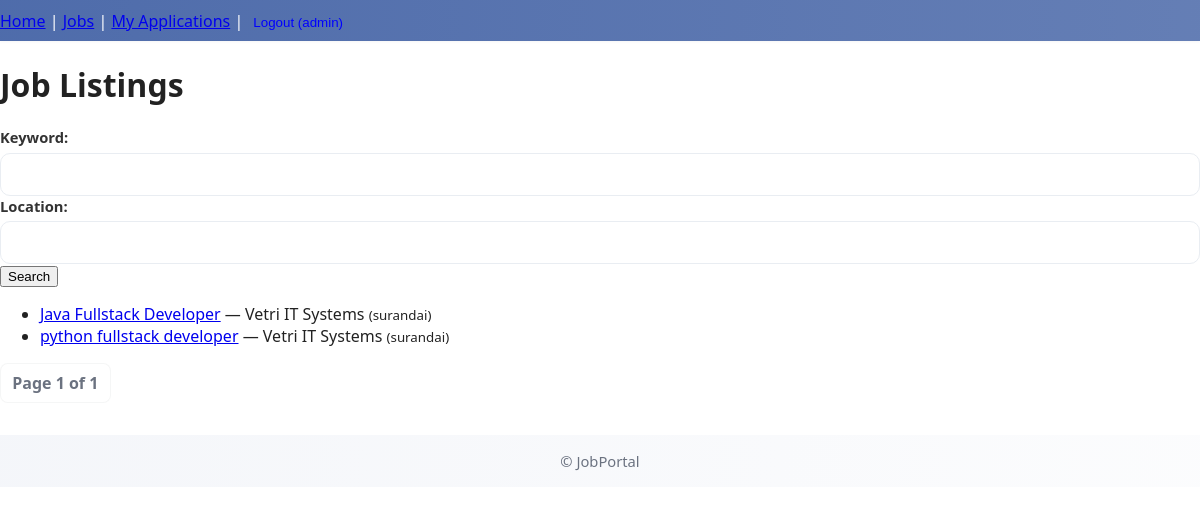
The app's page /jobs/ (signed in) with its own data.
### jobs/models.py (models this page shows, shortened)
class Job(models.Model):
    title = models.CharField(max_length=255)
    company = models.CharField(max_length=255)
    description = models.TextField()
    location = models.CharField(max_length=255, blank=True)
    posted_by = models.ForeignKey(User, related_name='jobs', on_delete=models.CASCADE)
    created_at = models.DateTimeField(auto_now_add=True)
    updated_at = models.DateTimeField(auto_now=True)
    class Meta:
        ordering = ['-created_at']
    def get_absolute_url(self):
        return reverse('jobs:job_detail', kwargs={'pk': self.pk})

### jobs/views.py (the view)
# urls.py: path('jobs/', views.JobListView.as_view(), name='job_list'),
class JobListView(ListView):
    model = Job
    template_name = 'jobs/job_list.html'
    context_object_name = 'jobs'
    paginate_by = 10
    def get_queryset(self):
        qs = super().get_queryset()
        q = self.request.GET.get('q', '')
        location = self.request.GET.get('location', '')
        if q:
            qs = qs.filter(Q(title__icontains=q) | Q(description__icontains=q) | Q(company__icontains=q))
        if location:
            qs = qs.filter(location__icontains=location)
        return qs
    def get_context_data(self, **kwargs):
        ctx = super().get_context_data(**kwargs)
        ctx['search_form'] = JobSearchForm(self.request.GET)
        return ctx

### jobs/forms.py
class JobSearchForm(forms.Form):
    q = forms.CharField(required=False, label='Keyword')
    location = forms.CharField(required=False)

### jobs/templates/jobs/job_list.html (shortened to what this page needs)
{% extends 'jobs/Layout/base.html' %}
{% block content %}
<h1>Job Listings</h1>
<form method="get">
  {{ search_form.q.label_tag }} {{ search_form.q }}
  {{ search_form.location.label_tag }} {{ search_form.location }}
  <button type="submit">Search</button>
</form>
<ul>
  {% for job in jobs %}
    <li>
      <a href="{{ job.get_absolute_url }}">{{ job.title }}</a> — {{ job.company }}
      <small>({{ job.location }})</small>
    </li>
  {% empty %}
    <li>No jobs found.</li>
  {% endfor %}
</ul>
<div class="pagination">
  <span>Page {{ page_obj.number }} of {{ page_obj.paginator.num_pages }}</span>
</div>
{% endblock %}

### jobs/templates/jobs/Layout/base.html (shortened to what this page needs)
<!doctype html>
<html lang="en">
<head>
  {% load static %}
  <link rel="stylesheet" href="{% static 'css/styles.css' %}">
</head>
<body>
  <nav>
    <a href="{% url 'jobs:home' %}">Home</a> |
    <a href="{% url 'jobs:job_list' %}">Jobs</a>
    {% if user.is_authenticated %}
      {% if user.profile.role == 'employer' %}
        | <a href="{% url 'jobs:employer_dashboard' %}">Employer Dashboard</a>
        | <a href="{% url 'jobs:job_create' %}">Post a Job</a>
      {% else %}
        | <a href="{% url 'jobs:my_applications' %}">My Applications</a>
      {% endif %}
      |
      <form method="post" action="{% url 'jobs:logout' %}" style="display:inline;">
        <button type="submit" style="background:none; border:none; color:blue; cursor:pointer;">
          Logout ({{ user.username }})
        </button>
      </form>
    {% else %}
      | <a href="{% url 'jobs:login' %}">Login</a> | <a href="{% url 'jobs:signup' %}">Register</a>
    {% endif %}
  </nav>
  <main>
    {% block content %}{% endblock %}
  </main>
  <footer>
    <p>&copy; {{ year }} JobPortal</p>
  </footer>
</body>
</html>

### jobs/static/css/styles.css (style rules this page uses)
* { box-sizing: border-box; }
html,body { height: 100%; margin:0; padding:0; font-family: "Montserrat", system-ui, -apple-system, "Segoe UI", Roboto, "Helvetica Neue", Arial; -webkit-font-smoothing:antialiased; -moz-osx-font-smoothing:grayscale; color:#222; background:#fff; }
:root { --primary:#4B69A9; --black:#000000; --white:#ffffff; --muted:#6b7280; --light:#F5F5F5; --success:#16a34a; --danger:#ef4444; --glass: rgba(255,255,255,0.6); --radius:12px; --card-radius:14px; --shadow-sm: 0 1px 3px rgba(16,24,40,0.04); --shadow-md: 0 8px 24px rgba(16,24,40,0.08); }
nav { background: linear-gradient(90deg, rgba(75,105,169,0.98), rgba(75,105,169,0.86)); color:var(--white); padding:0.6rem 0; box-shadow: var(--shadow-sm); position:sticky; top:0; z-index:50; }
form { background:transparent; }
label { display:block; margin-bottom:.35rem; font-weight:600; color:#333; font-size:.92rem; }
input[type="text"], input[type="email"], input[type="password"], textarea, select { width:100%; padding:.72rem .8rem; border-radius:10px; border:1px solid #e9edf2; background:var(--white); font-size:0.96rem; color:#111; }
.pagination { display:flex; gap:.5rem; align-items:center; margin-top:1rem; }
.pagination a, .pagination span { padding:.5rem .7rem; border-radius:8px; text-decoration:none; color:var(--muted); border:1px solid rgba(16,24,40,0.04); background:var(--white); font-weight:600; }
footer { background: linear-gradient(90deg, rgba(75,105,169,0.06), rgba(75,105,169,0.02)); padding:1rem 0; margin-top:2rem; }
footer p { text-align:center; margin:0; color:var(--muted); font-size:.92rem; }
a, button { transition: all .14s ease; }

### records on screen
Job: title "Java Fullstack Developer", company "Vetri IT Systems", location "surandai"
Job: title "python fullstack developer", company "Vetri IT Systems", location "surandai"

### other values on screen
{{ user.username }} "admin"
{{ search_form.q.label_tag }} "Keyword:"
{{ search_form.location.label_tag }} "Location:"
{{ page_obj.number }} "1"
{{ page_obj.paginator.num_pages }} "1"
